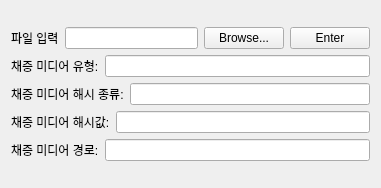
                            <widget class="QWidget" name="DE_Gather_Info_file__scrollAreaWidgetContents_1">
                             <property name="geometry">
                              <rect>
                               <x>0</x>
                               <y>0</y>
                               <width>381</width>
                               <height>188</height>
                              </rect>
                             </property>
                             <layout class="QGridLayout" name="gridLayout_18">
                              <item row="1" column="0">
                               <layout class="QVBoxLayout" name="DE_Gather_Info_file__verticalLayout_1">
                                <item>
                                 <layout class="QHBoxLayout" name="DE_Gather_Info_file__filebrowse__horizontalLayout_1">
                                  <item>
                                   <widget class="QLabel" name="DE_Gather_Info_file__filebrowse__label_1">
                                    <property name="text">
                                     <string>파일 입력</string>
                                    </property>
                                   </widget>
                                  </item>
                                  <item>
                                   <widget class="QLineEdit" name="DE_Gather_Info_file__filebrowse__lineEdit_1"/>
                                  </item>
                                  <item>
                                   <widget class="QPushButton" name="DE_Gather_Info_file__filebrowse__browseButton_1">
                                    <property name="text">
                                     <string>Browse...</string>
                                    </property>
                                   </widget>
                                  </item>
                                  <item>
                                   <widget class="QPushButton" name="DE_Gather_Info_file__filebrowse__enterButton_1">
                                    <property name="text">
                                     <string>Enter</string>
                                    </property>
                                   </widget>
                                  </item>
                                 </layout>
                                </item>
                                <item>
                                 <layout class="QHBoxLayout" name="DE_Gather_Info_gather_media_type__horizontalLayout_1">
                                  <item>
                                   <widget class="QLabel" name="DE_Gather_Info_gather_media_type__label_1">
                                    <property name="text">
                                     <string>채증 미디어 유형:</string>
                                    </property>
                                   </widget>
                                  </item>
                                  <item>
                                   <widget class="QLineEdit" name="DE_Gather_Info_gather_media_type__lineEdit_1"/>
                                  </item>
                                 </layout>
                                </item>
                                <item>
                                 <layout class="QHBoxLayout" name="DE_Gather_Info_gather_hash_type__horizontalLayout_1">
                                  <item>
                                   <widget class="QLabel" name="DE_Gather_Info__gather_hash_type__label_1">
                                    <property name="text">
                                     <string>채증 미디어 해시 종류:</string>
                                    </property>
                                   </widget>
                                  </item>
                                  <item>
                                   <widget class="QLineEdit" name="DE_Gather_Info__gather_hash_type__lineEdit_1"/>
                                  </item>
                                 </layout>
                                </item>
                                <item>
                                 <layout class="QHBoxLayout" name="DE_Gather_Info_gather_hash__horizontalLayout_1">
                                  <item>
                                   <widget class="QLabel" name="DE_Gather_Info_gather_hash__label_1">
                                    <property name="text">
                                     <string>채증 미디어 해시값:</string>
                                    </property>
                                   </widget>
                                  </item>
                                  <item>
                                   <widget class="QLineEdit" name="DE_Gather_Info_gather_hash__lineEdit_1"/>
                                  </item>
                                 </layout>
                                </item>
                                <item>
                                 <layout class="QHBoxLayout" name="DE_Gather_Info_gather_path__horizontalLayout_1">
                                  <item>
                                   <widget class="QLabel" name="DE_Gather_Info_gather_path__label_1">
                                    <property name="text">
                                     <string>채증 미디어 경로:</string>
                                    </property>
                                   </widget>
                                  </item>
                                  <item>
                                   <widget class="QLineEdit" name="DE_Gather_Info_gather_path__lineEdit_1"/>
                                  </item>
                                 </layout>
                                </item>
                               </layout>
                              </item>
                             </layout>
                            </widget>
